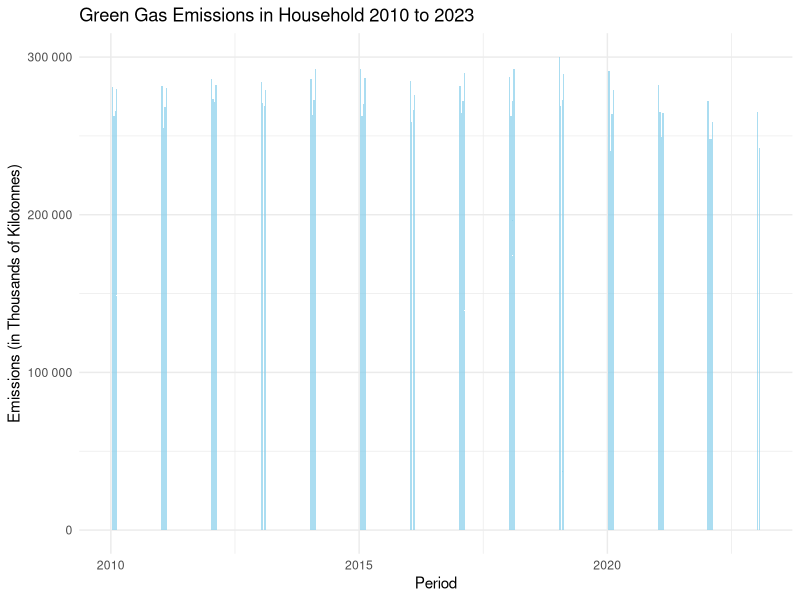

Recreate this plot in R.
#Noah Greski and Andrew Jop
#Fall 2023
#Emissions Bar Chart

install.packages("ggplot2")

library(ggplot2)

#read in file
data <- read.csv("Emissions Example/greenhouse-gas-emissions-industry-and-household-march-and-june-2023-quarters.csv")

ggplot(data, aes(x = Period, y = Data_value)) +
  geom_bar(stat = "identity", fill = "skyblue", alpha = 0.7) +
  labs(title = "Green Gas Emissions in Household 2010 to 2023", x = "Period", y = "Emissions (in Thousands of Kilotonnes)") +
  theme_minimal() +
  scale_y_continuous(labels = scales::label_number())